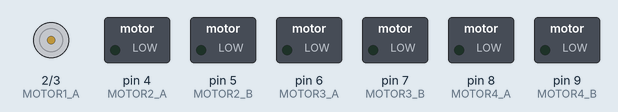
Recording of a sketch running on a simulated Arduino Uno, built with avr-gcc and run on an emulated ATmega328P. Parts: motor-driver pin pairs drawn as motors (green arrow = first pin HIGH = forward, orange = second pin HIGH = backward, longer = more drive), switched loads named in the sketch (green lamp = pin HIGH).

Above: at 0.1 s.
Timing chart, 0 to 1.6 s (numbered marks = the images above):
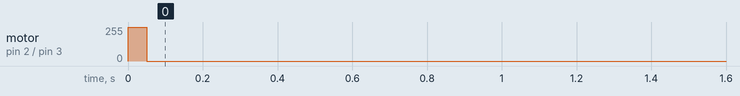

The sketch:

test_robot.ino
```cpp
#include <Servo.h>
//L293D Motor Drive
#define MOTOR1_A 2
#define MOTOR1_B 3
#define MOTOR2_A 4
#define MOTOR2_B 5
#define MOTOR3_A 6
#define MOTOR3_B 7
#define MOTOR4_A 8
#define MOTOR4_B 9

void setup() {
  pinMode(MOTOR1_A, OUTPUT);
  pinMode(MOTOR1_B, OUTPUT);
  pinMode(MOTOR2_A, OUTPUT);
  pinMode(MOTOR2_B, OUTPUT);
  pinMode(MOTOR3_A, OUTPUT);
  pinMode(MOTOR3_B, OUTPUT);
  pinMode(MOTOR4_A, OUTPUT);
  pinMode(MOTOR4_B, OUTPUT);
  //
  digitalWrite(MOTOR1_A, HIGH);
  digitalWrite(MOTOR1_B, LOW);
  delay(50);
  digitalWrite(MOTOR1_A, LOW);
  digitalWrite(MOTOR1_B, LOW);
  delay(10);
}

void loop() {
  // put your main code here, to run repeatedly:

}
```
